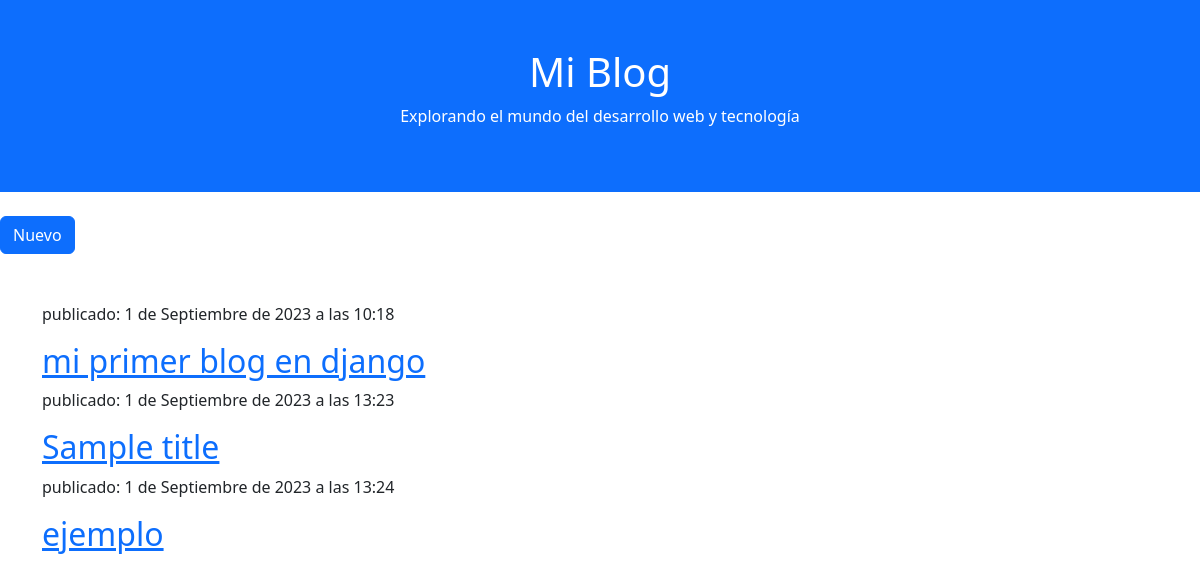
/, run on an earlier commit of the app's database.
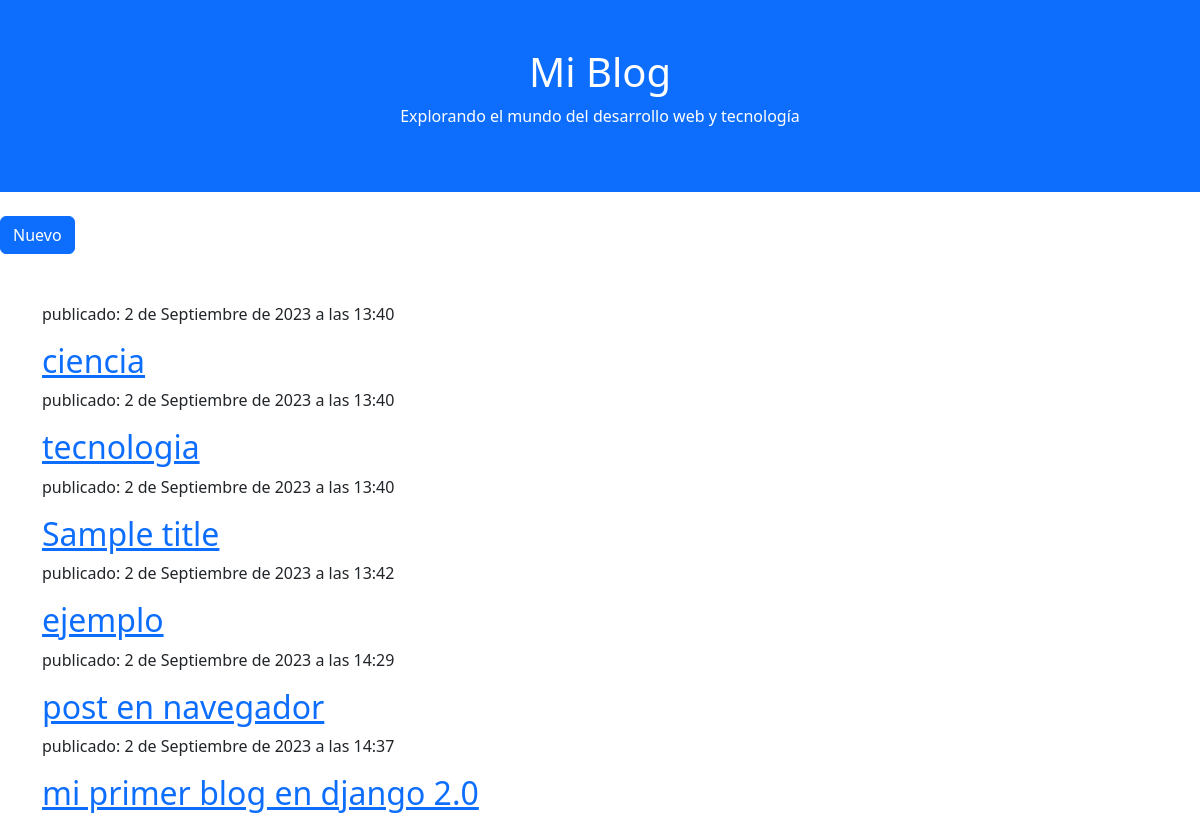
And on a later commit of the database.
### blog/models.py (models this page shows, shortened)
class Post(models.Model):
    author = models.ForeignKey(settings.AUTH_USER_MODEL, on_delete=models.CASCADE)
    title = models.CharField(("Titulo"),max_length=200)
    text = models.TextField(("Texto "),max_length=1000)
    created_date = models.DateTimeField(
            default=timezone.now)
    published_date = models.DateTimeField(
            blank=True, null=True)

### blog/views.py (the view)
# urls.py: path('', views.post_list, name='post_list'),
def post_list(request):
    posts = Post.objects.filter(published_date__lte=timezone.now()).order_by('published_date')
    return render(request, 'blog/post_list.html', {'posts': posts})

### blog/templates/blog/post_list.html
{% extends 'blog/blog.html' %}
{% block content %}
{% for post in posts %}
<div>
    <p> publicado: {{ post.published_date }}</p>
    <h2><a href="{% url 'post_detail' pk=post.pk %}" >{{ post.title }}</a></h2>
</div>
{% endfor %}
{% endblock %}

What changed in the data, as far as the page shows it:
now on this page (row edited): Post: published_date "2 de Septiembre de 2023 a las 13:40", title "ciencia"
now on this page (row edited): Post: published_date "2 de Septiembre de 2023 a las 13:40", title "tecnologia"
changed Post "Sample title": published_date "1 de Septiembre de 2023 a las 13:23" → "2 de Septiembre de 2023 a las 13:40"
changed Post "ejemplo": published_date "1 de Septiembre de 2023 a las 13:24" → "2 de Septiembre de 2023 a las 13:42"
added Post: published_date "2 de Septiembre de 2023 a las 14:29", title "post en navegador"
changed Post: published_date "1 de Septiembre de 2023 a las 10:18" → "2 de Septiembre de 2023 a las 14:37"; title "mi primer blog en django" → "mi primer blog en django 2.0"; moves down the list
